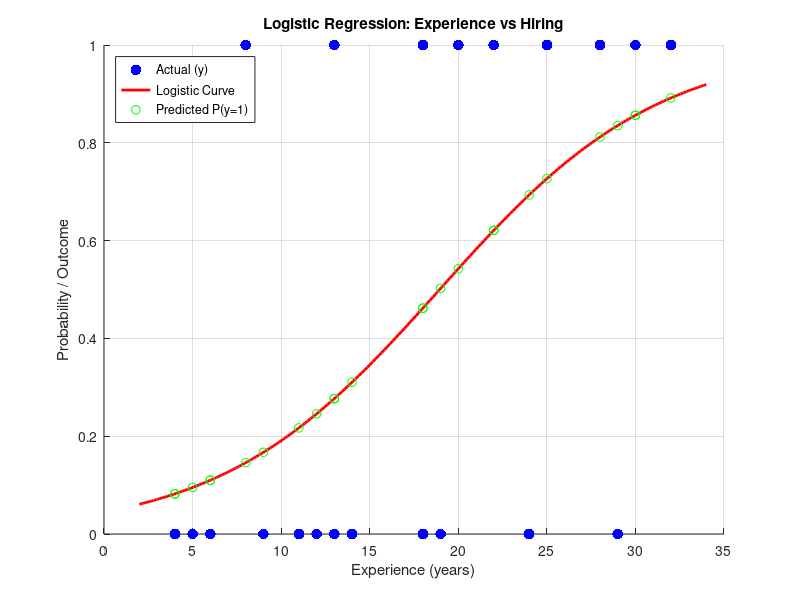

Write MATLAB code to recreate this figure.
% Question 3: 1-Predictor Logistic Regression
% Data from class example: Experience (predictor) vs Hired (binary outcome)

Experience = [14; 29; 6; 25; 18; 4; 18; 12; 22; 6; 30; 11; 30; 5; 20; 13; 9; 32; 24; 13; 19; 4; 28; 22; 8];
y          = [0;  0;  0;  1;  1;  0;  0;  0;  1;  0;  1;  0;  1;  0;  1;  0;  0;  1;  0;  1;  0;  0;  1;  1;  1];

% Fit logistic regression model: logit(p) = b0 + b1*Experience
b = glmfit(Experience, y, 'binomial', 'link', 'logit');

fprintf('Logistic Regression Parameters:\n');
fprintf('  b0 (Intercept) = %.4f\n', b(1));
fprintf('  b1 (Experience) = %.4f\n', b(2));
fprintf('\nModel: P(y=1) = 1 / (1 + exp(-(%.4f + %.4f * Experience)))\n\n', b(1), b(2));

% Predicted probabilities
y_pred = glmval(b, Experience, 'logit');

% Display comparison table
fprintf('%-12s %-6s %-12s\n', 'Experience', 'y', 'y_Pred');
fprintf('%s\n', repmat('-', 1, 32));
for i = 1:length(y)
    fprintf('%-12d %-6d %-12.6f\n', Experience(i), y(i), y_pred(i));
end

% Plot
figure;
scatter(Experience, y, 60, 'b', 'filled', 'DisplayName', 'Actual (y)');
hold on;
x_range = linspace(min(Experience)-2, max(Experience)+2, 200)';
p_curve = 1 ./ (1 + exp(-(b(1) + b(2)*x_range)));
plot(x_range, p_curve, 'r-', 'LineWidth', 2, 'DisplayName', 'Logistic Curve');
scatter(Experience, y_pred, 40, 'g', 'DisplayName', 'Predicted P(y=1)');
xlabel('Experience (years)');
ylabel('Probability / Outcome');
title('Logistic Regression: Experience vs Hiring');
legend('Location', 'northwest');
grid on;
